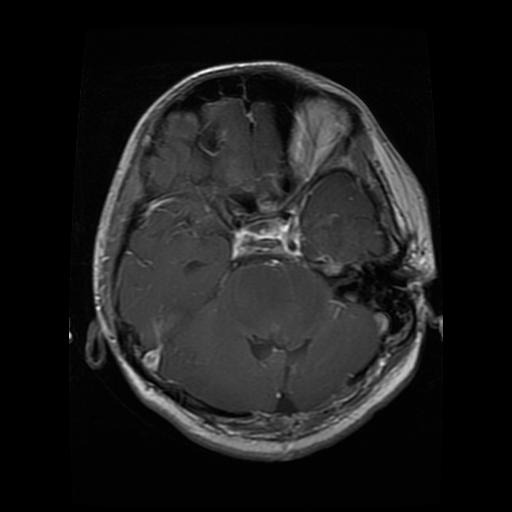
#> input picture Beta/v4 photometric aug/Variation A_ prototype/Test/Te-gl_0010.jpg, 512 x 512 px
$ python photometric_augmentation.py
#> lines starting #> are read from the running program, lines starting #| are printed output that depends on the picture
import cv2
import numpy as np
import os
from PIL import Image, ImageEnhance, ImageFilter
import random
from scipy import ndimage
import matplotlib.pyplot as plt

class PhotometricAugmentation:
    def __init__(self, seed=None):
        """Initialize the photometric augmentation class."""
        if seed is not None:
            random.seed(seed)
            np.random.seed(seed)

        # Augmentation probabilities
        self.prob_gamma = 0.3
        self.prob_contrast = 0.3
        self.prob_clahe = 0.3
        self.prob_noise = 0.3
        self.prob_blur = 0.2
        self.prob_sharpen = 0.2

    def normalize_image(self, image):
        """Normalize image to [0,1] range."""
        if image.dtype == np.uint8:
            image = image.astype(np.float32) / 255.0
        return image

    def clip_to_range(self, image):
        """Clip image values to [0,1] range."""
        return np.clip(image, 0.0, 1.0)

    def gamma_jitter(self, image, gamma_range=(0.9, 1.1)):
        """Apply gamma (brightness) jitter."""
        if random.random() < self.prob_gamma:
            # Occasionally extend range to 0.8-1.2
            if random.random() < 0.2:  # 20% chance for extended range
                gamma_range = (0.8, 1.2)

            gamma = random.uniform(*gamma_range)
            # Apply gamma correction
            image = np.power(image, gamma)
            print(f"Applied gamma jitter: γ = {gamma:.3f}")

        return image

    # [60 lines left out: functions contrast_jitter, apply_clahe, add_noise, gaussian_blur, not called in this run]

    def sharpen(self, image, amount=0.5, radius_range=(1, 2)):
        """Apply unsharp mask sharpening."""
        if random.random() < self.prob_sharpen:
            radius = random.randint(int(radius_range[0]), int(radius_range[1]))

            # Use OpenCV for sharpening instead of PIL
            kernel = np.array([[-1,-1,-1], [-1,9,-1], [-1,-1,-1]])
            img_uint8 = (image * 255).astype(np.uint8)
            img_sharp = cv2.filter2D(img_uint8, -1, kernel)

            # Convert back to float [0,1]
            image = img_sharp.astype(np.float32) / 255.0
            print(f"Applied sharpening: radius = {radius} px")

        return image

    def augment_image(self, image, num_augmentations=2):
        """Apply photometric augmentation to image."""
        print(f"Starting photometric augmentation with {num_augmentations} techniques...")

        # Normalize image first
        image = self.normalize_image(image)

        # Apply augmentations
        augmentations = [
            self.gamma_jitter,
            self.contrast_jitter,
            self.apply_clahe,
            self.add_noise,
            self.gaussian_blur,
            self.sharpen
        ]

        # Randomly select augmentations
        selected_augs = random.sample(augmentations, min(num_augmentations, len(augmentations)))

        for aug_func in selected_augs:
            image = aug_func(image)

        # Re-clip to [0,1] range
        image = self.clip_to_range(image)

        print("Augmentation completed!")
        return image

    def save_augmented_image(self, image, output_path, original_name):
        """Save augmented image with descriptive filename."""
        # Convert back to uint8 for saving
        img_uint8 = (image * 255).astype(np.uint8)

        # Create output filename
        base_name = os.path.splitext(original_name)[0]
        output_filename = f"{base_name}_photometric_aug.jpg"
        full_output_path = os.path.join(output_path, output_filename)

        # Save image
        cv2.imwrite(full_output_path, img_uint8)
        print(f"Saved augmented image: {full_output_path}")

        return full_output_path

def main():
    """Main function to run the photometric augmentation."""
    # Input and output paths
    input_image_path = "Test/Te-gl_0010.jpg"
    output_dir = "Test"

    # Create output directory if it doesn't exist
    os.makedirs(output_dir, exist_ok=True)

    # Check if input image exists
    if not os.path.exists(input_image_path):
        print(f"Error: Input image not found at {input_image_path}")
        return

    # Load image
    print(f"Loading image: {input_image_path}")
    image = cv2.imread(input_image_path)
#> image is the input picture: shape (512, 512, 3); min 0, max 255, mean 27.9

    if image is None:
        print("Error: Could not load image")
        return

    # Convert BGR to RGB
    image = cv2.cvtColor(image, cv2.COLOR_BGR2RGB)

    # Create augmentation object
    aug = PhotometricAugmentation(seed=42)

    # Apply augmentation
    augmented_image = aug.augment_image(image, num_augmentations=2)
#> the loop in augment_image, `for aug_func in selected_augs:` made 2 passes
#> pass 1, in sharpen, `img_sharp = cv2.filter2D(img_uint8, -1, kernel)`:
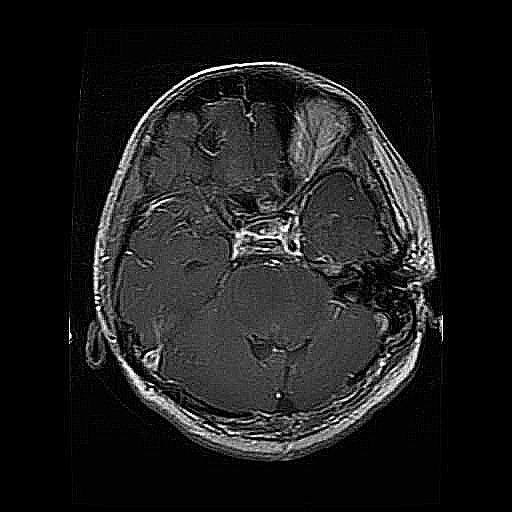
#> img_sharp: shape (512, 512, 3); min 0, max 255, mean 28.9

    # Save augmented image
    output_path = aug.save_augmented_image(augmented_image, output_dir, "Te-gl_0010.jpg")
#> output_path = 'Test/Te-gl_0010_photometric_aug.jpg'

    # Display results
    plt.figure(figsize=(15, 5))

    # Original image
    plt.subplot(1, 3, 1)
    plt.imshow(image)
    plt.title("Original Image")
    plt.axis('off')

    # Augmented image
    plt.subplot(1, 3, 2)
    plt.imshow(augmented_image)
    plt.title("Augmented Image")
    plt.axis('off')

    # Difference
    plt.subplot(1, 3, 3)
    diff = np.abs(image.astype(np.float32) - augmented_image)
    plt.imshow(diff, cmap='hot')
    plt.title("Difference (Absolute)")
    plt.axis('off')

    plt.tight_layout()
    plt.savefig(os.path.join(output_dir, "augmentation_comparison.png"), dpi=150, bbox_inches='tight')
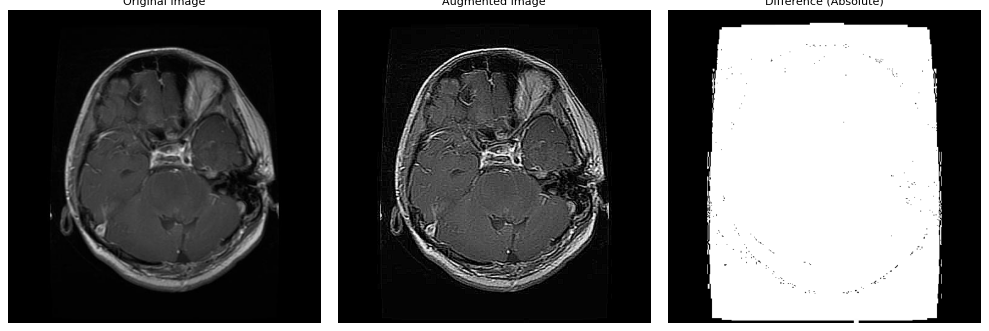
#> figure drawn by matplotlib, 3 panels
    plt.show()

    print(f"\nAugmentation completed successfully!")
    print(f"Original image: {input_image_path}")
    print(f"Augmented image: {output_path}")
#| Augmented image: Test/Te-gl_0010_photometric_aug.jpg
    print(f"Comparison plot: {os.path.join(output_dir, 'augmentation_comparison.png')}")

if __name__ == "__main__":
    main()
